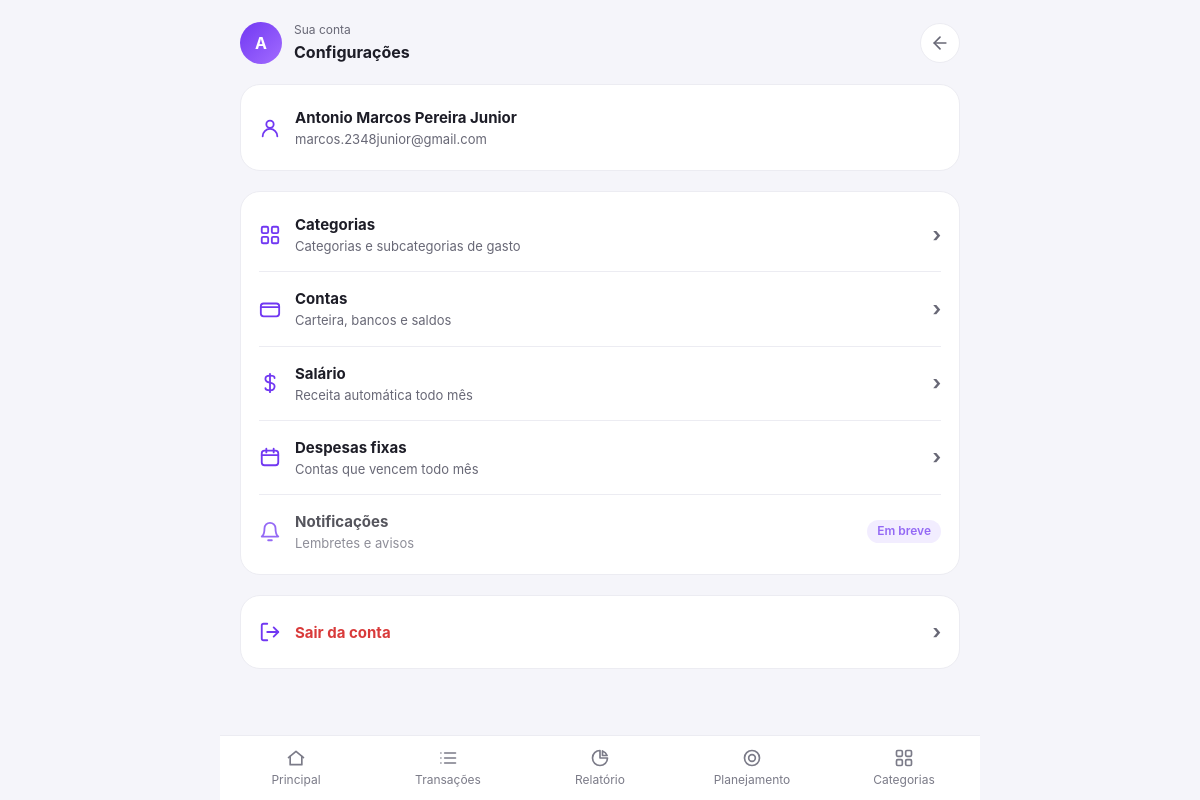
Page /mais (signed in) on the committed database.
### tables this page shows
CREATE TABLE usuarios (
            id INTEGER PRIMARY KEY AUTOINCREMENT,
            nome TEXT NOT NULL,
            email TEXT NOT NULL UNIQUE,
            senha_hash TEXT NOT NULL,
            criado_em TIMESTAMP DEFAULT CURRENT_TIMESTAMP
        );

### app.py (the view)
@app.route("/mais")
@login_required
def mais():
    return render_template("mais.html")

### app.py (called while the page is built)
def login_required(func):
    @wraps(func)
    def wrapper(*args, **kwargs):
        if "usuario_id" not in session:
            return redirect(url_for("login"))
        conexao = conectar()
        g.usuario = conexao.execute(
            "SELECT * FROM usuarios WHERE id = ?", (session["usuario_id"],)
        ).fetchone()
        conexao.close()
        if g.usuario is None:
            session.clear()
            return redirect(url_for("login"))
        aplicar_salario(g.usuario["id"])
        return func(*args, **kwargs)
    return wrapper

@app.context_processor
def injetar_usuario():
    usuario = g.get("usuario")
    contas = [c["nome"] for c in listar_contas(usuario["id"])] if usuario else []
    cats = listar_categorias(usuario["id"]) if usuario else []
    return {
        "usuario": usuario,
        "categorias_opcoes": [c["nome"] for c in cats],
        "categorias_arvore": {c["nome"]: [s["nome"] for s in c["subs"]] for c in cats},
        "contas_opcoes": contas,
        "tipos_conta": TIPOS_CONTA,
        "hoje": date.today().isoformat(),
    }

### database/banco.py (called while the page is built, shortened)
def conectar():
    conexao = sqlite3.connect(BANCO)
    conexao.row_factory = sqlite3.Row
    return conexao

def aplicar_salario(usuario_id, hoje=None):
    hoje = hoje or date.today()
    conexao = conectar()
    s = conexao.execute(
        "SELECT * FROM salario WHERE usuario_id = ? AND ativo = 1", (usuario_id,)).fetchone()
    if s:
        ultimo_dia = calendar.monthrange(hoje.year, hoje.month)[1]
        dia = min(s["dia"], ultimo_dia)          # dia 31 em mês curto -> último dia
        origem = f"salario:{hoje:%Y-%m}"
        ja_lancado = conexao.execute(
            "SELECT 1 FROM transacoes WHERE usuario_id = ? AND origem = ?",
            (usuario_id, origem)).fetchone()
    conexao.close()

### templates/mais.html (shortened to what this page needs)
<!DOCTYPE html>
<html lang="pt-BR">
<head>
    <link rel="stylesheet" href="{{ url_for('static', filename='css/dashboard.css') }}">
</head>
<body>
<div class="app">
<header class="dashboard-topo">
    <div class="perfil">
        <div class="avatar">{{ usuario["nome"][0].upper() }}</div>
        <div>
            <span>Sua conta</span>
            <strong>Configurações</strong>
        </div>
    </div>
    <div class="acoes-topo">
        <a href="{{ url_for('dashboard') }}" class="icone-btn" aria-label="Voltar">
            <svg viewBox="0 0 24 24"><path d="M19 12H5"/><path d="m12 19-7-7 7-7"/></svg>
        </a>
    </div>
</header>
<main>
<section class="card menu-card">
    <div class="menu-item">
        <svg viewBox="0 0 24 24"><circle cx="12" cy="8" r="4"/><path d="M4 21a8 8 0 0 1 16 0"/></svg>
        <div>
            <strong>{{ usuario["nome"] }}</strong>
            <small>{{ usuario["email"] }}</small>
        </div>
    </div>
</section>
<section class="card menu-card">
    <a href="{{ url_for('categorias') }}" class="menu-item">
        <svg viewBox="0 0 24 24"><rect x="3" y="3" width="7" height="7" rx="1.5"/><rect x="14" y="3" width="7" height="7" rx="1.5"/><rect x="3" y="14" width="7" height="7" rx="1.5"/><rect x="14" y="14" width="7" height="7" rx="1.5"/></svg>
        <div><strong>Categorias</strong><small>Categorias e subcategorias de gasto</small></div>
        <b aria-hidden="true">›</b>
    </a>
    <a href="{{ url_for('contas') }}" class="menu-item">
        <svg viewBox="0 0 24 24"><rect x="2" y="6" width="20" height="14" rx="3"/><path d="M2 10h20"/></svg>
        <div><strong>Contas</strong><small>Carteira, bancos e saldos</small></div>
        <b aria-hidden="true">›</b>
    </a>
    <a href="{{ url_for('contas') }}#salario" class="menu-item">
        <svg viewBox="0 0 24 24"><path d="M12 2v20"/><path d="M17 6.5C17 4.6 14.8 4 12 4S7 5 7 7.5 9.5 11 12 11.5s5 1.2 5 4S14.8 20 12 20s-5-.8-5-2.5"/></svg>
        <div><strong>Salário</strong><small>Receita automática todo mês</small></div>
        <b aria-hidden="true">›</b>
    </a>
    <a href="{{ url_for('fixas_lista') }}" class="menu-item">
        <svg viewBox="0 0 24 24"><rect x="3" y="5" width="18" height="16" rx="3"/><path d="M8 3v4M16 3v4M3 10h18"/></svg>
        <div><strong>Despesas fixas</strong><small>Contas que vencem todo mês</small></div>
        <b aria-hidden="true">›</b>
    </a>
    <div class="menu-item desativado">
        <svg viewBox="0 0 24 24"><path d="M6 8a6 6 0 1 1 12 0c0 7 3 9 3 9H3s3-2 3-9"/><path d="M10 21h4"/></svg>
        <div><strong>Notificações</strong><small>Lembretes e avisos</small></div>
        <span class="tag-breve">Em breve</span>
    </div>
</section>
<section class="card menu-card">
    <a href="{{ url_for('logout') }}" class="menu-item">
        <svg viewBox="0 0 24 24"><path d="M9 21H5a2 2 0 0 1-2-2V5a2 2 0 0 1 2-2h4"/><path d="m16 17 5-5-5-5"/><path d="M21 12H9"/></svg>
        <div><strong class="sair">Sair da conta</strong></div>
        <b aria-hidden="true">›</b>
    </a>
</section>
</main>
{% include '_menu.html' %}
</div>
</body>
</html>

### static/css/dashboard.css (style rules this page uses)
* { box-sizing: border-box; margin: 0; padding: 0; }
:root { --roxo: #7138f2; --roxo-escuro: #5224c9; --roxo-claro: #eee8ff; --fundo: #f5f5fa; --branco: #ffffff; --texto: #1d1d27; --cinza: #686876; --borda: #ececf2; --verde: #1f8f45; --vermelho: #d93a3a; --verde-claro: #e6f6ec; --vermelho-claro: #fdeaea; --fonte: "Inter", system-ui, -apple-system, "Segoe UI", Roboto, "Helvetica Neue", Arial, sans-serif; --largura: 760px; }
body { font-family: var(--fonte); background: var(--fundo); color: var(--texto); min-height: 100vh; line-height: 1.4; -webkit-font-smoothing: antialiased; }
.app { width: 100%; max-width: var(--largura); margin: auto; min-height: 100vh; padding-bottom: 110px; }
main { padding: 0 20px; }
.dashboard-topo { display: flex; justify-content: space-between; align-items: center; padding: 22px 20px 12px; }
.perfil { display: flex; align-items: center; gap: 12px; }
.perfil > div:last-child { display: flex; flex-direction: column; gap: 2px; }
.perfil span { font-size: 12px; color: var(--cinza); }
.perfil strong { font-size: 16px; }
.avatar { width: 42px; height: 42px; border-radius: 50%; background: linear-gradient(135deg, #7138f2, #a26cff); color: #fff; font-weight: 700; font-size: 16px; display: flex; align-items: center; justify-content: center; }
.acoes-topo { display: flex; gap: 8px; }
.icone-btn { width: 40px; height: 40px; border-radius: 50%; border: 1px solid var(--borda); background: #fff; color: var(--cinza); display: flex; align-items: center; justify-content: center; text-decoration: none; cursor: pointer; transition: background .15s, color .15s; }
.icone-btn svg, .menu-inferior svg { width: 20px; height: 20px; fill: none; stroke: currentColor; stroke-width: 2; stroke-linecap: round; stroke-linejoin: round; }
.card { background: var(--branco); border: 1px solid var(--borda); border-radius: 20px; padding: 24px; margin-bottom: 20px; }
.tag-breve { display: inline-block; padding: 3px 10px; border-radius: 999px; background: var(--roxo-claro); color: var(--roxo); font-size: 12px; font-weight: 600; }
.menu-card { padding: 6px 18px; }
.menu-item { display: flex; align-items: center; gap: 14px; padding: 16px 0; border-bottom: 1px solid var(--borda); color: var(--texto); text-decoration: none; }
.menu-item:last-child { border-bottom: 0; }
.menu-item > svg { width: 22px; height: 22px; flex: none; fill: none; stroke: var(--roxo); stroke-width: 2; stroke-linecap: round; stroke-linejoin: round; }
.menu-item > div { flex: 1; min-width: 0; display: flex; flex-direction: column; gap: 2px; }
.menu-item strong { font-size: 15px; }
.menu-item small { color: var(--cinza); font-size: 13px; overflow: hidden; text-overflow: ellipsis; }
.menu-item b { color: var(--cinza); font-size: 20px; }
.menu-item.desativado { opacity: .75; }
.sair { color: var(--vermelho); }
.dashboard-topo + main { padding-top: 8px; }

### rows in the picture
usuarios: nome "A", nome "Antonio Marcos Pereira Junior", email "marcos.2348junior@gmail.com"
